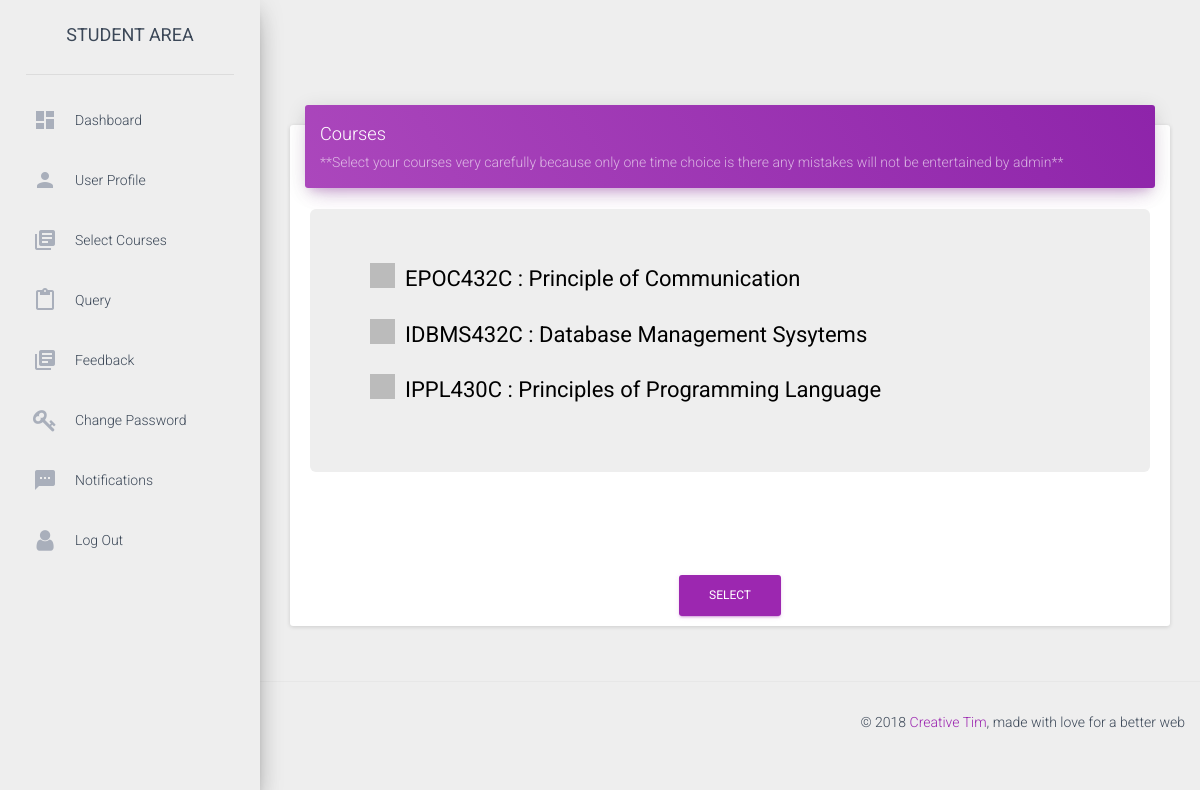
The app's page /courses (signed in) with its own data.
### tables this page shows
CREATE TABLE courses (
	course_code VARCHAR(20) NOT NULL, 
	course_name VARCHAR(40), 
	credits INTEGER, 
	semester INTEGER, 
	department VARCHAR(40), 
	PRIMARY KEY (course_code)
);

### app.py (the view)
@app.route('/courses',methods = ['GET','POST'])
def courses():
	global current
	course = None
	if session.get('logged_in'):
		conn = sqlite3.connect('students.sqlite3')
		cur = conn.cursor()
		cur.execute("SELECT * FROM users WHERE username = (?)",(current,))
		users = cur.fetchone()
		cur.execute("SELECT type1 from users where username = (?)",(current,))
		type1 = cur.fetchone()[0]
		cur.execute("SELECT * FROM query WHERE useremail = (?) and seen = (?)",(current+"@iiita.ac.in",0,))
		notifications = cur.fetchall()
		if notifications==[]:
			notifications=None
		if type1 == "Student" :
			cur.execute("SELECT semester from users where username = (?)",(current,))
			sem = int(cur.fetchone()[0])
			cur.execute("SELECT course_code,course_name from courses where semester = (?) ",(sem,))
			course = cur.fetchall()
		else :
			cur.execute("SELECT course_code,course_name from courses order by semester ")
			course = cur.fetchall()
		if request.method=="POST":
			for course_c in course:
				if request.form.get(course_c[0],):
					cur.execute("INSERT into users_courses (course_code,useremail) values (?,?)",(course_c[0],current+"@iiita.ac.in"))
					conn.commit()
			return redirect(url_for('dashboard',id=current))
		exist = None
		cur.execute("SELECT * FROM users_courses WHERE useremail = (?)",(current+"@iiita.ac.in",))
		users_cour = cur.fetchall()
		if users_cour != []:
			exist = True
		return render_template("courses.html",users=users,courses=course,exist=exist,notifications=notifications)
	return redirect(url_for('login'))

### templates/courses.html (shortened to what this page needs)
<!doctype html>
<html lang="en">
<head>
    <link href="../static/css/bootstrap.min.css" rel="stylesheet" />
    <link href="../static/css/material-dashboard.css?v=1.2.0" rel="stylesheet" />
    <link href="../static/css/demo.css" rel="stylesheet" />
    <link href="http://maxcdn.bootstrapcdn.com/font-awesome/latest/css/font-awesome.min.css" rel="stylesheet">
</head>
<body>
    <div class="wrapper">
        <div class="sidebar" data-color="purple" data-image="../static/img/sidebar-1.jpg">
            <div class="logo">
                <label class="simple-text">
                    STUDENT AREA
                </label>
            </div>
            <div class="sidebar-wrapper">
                <ul class="nav">
                     <li>
                        <a href="{{url_for('dashboard',id=users[1])}}">
                            <i class="material-icons">dashboard</i>
                            <p>Dashboard</p>
                        </a>
                    </li>
                    <li>
                        <a href="{{url_for('profile',id=users[1])}}">
                            <i class="material-icons">person</i>
                            <p>User Profile</p>
                        </a>
                    </li>
                    <li>
                        <a href="{{url_for('courses')}}">
                            <i class="material-icons">library_books</i>
                            <p>Select Courses</p>
                        </a>
                    </li>
                    <li>
                        <a href="{{url_for('query')}}">
                            <i class="material-icons">content_paste</i>
                            <p>Query</p>
                        </a>
                    </li>
                    <li>
                        <a href="{{url_for('feedback')}}">
                            <i class="material-icons">library_books</i>
                            <p>Feedback</p>
                        </a>
                    </li>
            <li>
                        <a href="{{url_for('change_password',id=users[1])}}">
                            <i class="fa fa-key"></i>
                            <p>Change Password</p>
                        </a>
                    </li>
                    <li>
                        <a href="{{url_for('notifications')}}">
                            <i class="material-icons">sms</i>
                           {% if notifications is none %}<p>Notifications</p>{% else %}<p style="color:red;"><strong>Notifications</strong></p>{% endif %}
                        </a>
                    </li>
                    <li>
                        <a href="{{url_for('logout')}}">
                            <i class="fa fa-user"></i>
                            <p>Log Out</p>
                        </a>
                    </li>
                </ul>
            </div>
        </div>
        <div class="main-panel">
            <div class="content">
                <div class="container-fluid">
                    <div class="card">
                        <div class="card-header" data-background-color="purple">
                            <h4 class="title">Courses</h4>
                            <p class="category">**Select your courses very carefully because only one time choice is there any mistakes will not be entertained by admin**
                            </p>
                        </div>
                        <form method="POST" action="">
                        <div class="card-content">
                            <div class="row">
                                <div class="col-md-12">
                                    <div class="jumbotron" style="">
                                        {% for course in courses %}
                    					<div class="row">
                    					<div class="col-md-12">
                    						<label class="container">{{course[0].upper()}} : {{course[1]}}
                      						<span class="checkmark"></span>
                    						</label>
                    					</div>
                                        </div>
                                        {% endfor %}
                                    </div>
                                </div>
                            </div>
                            <br>
                            <br>
                        </div>
                        <center><button type="submit" class="btn btn-primary">Select</button></center>
                    </form>
                    </div>
                </div>
            </div>
            <footer class="footer">
                <div class="container-fluid">
                    <p class="copyright pull-right">
                        &copy;
                        <a href="http://www.creative-tim.com">Creative Tim</a>, made with love for a better web
                    </p>
                </div>
            </footer>
        </div>
    </div>
</body>
</html>

### templates/courses.html (style rules this page uses)
.container { display: block; position: relative; padding-left: 35px; margin-bottom: 12px; cursor: pointer; font-size: 22px; -webkit-user-select: none; -moz-user-select: none; -ms-user-select: none; user-select: none; color: #000; }
.checkmark { position: absolute; top: 0; left: 0; height: 25px; width: 25px; background-color: #BBB; }
.checkmark:after { content: ""; position: absolute; display: none; }
.container .checkmark:after { left: 9px; top: 5px; width: 5px; height: 10px; border: solid white; border-width: 0 3px 3px 0; -webkit-transform: rotate(45deg); -ms-transform: rotate(45deg); transform: rotate(45deg); }

### records on screen
courses: course_code "EPOC432C", course_name "Principle of Communication"
courses: course_code "IDBMS432C", course_name "Database Management Sysytems"
courses: course_code "IPPL430C", course_name "Principles of Programming Language"
